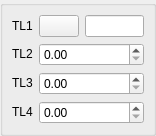
<ui version="4.0" >
 <class>DlgRef_1Sel3Spin_QTD</class>
 <widget class="QWidget" name="DlgRef_1Sel3Spin_QTD" >
  <property name="geometry" >
   <rect>
    <x>0</x>
    <y>0</y>
    <width>156</width>
    <height>120</height>
   </rect>
  </property>
  <property name="windowTitle" >
   <string/>
  </property>
  <layout class="QGridLayout" >
   <property name="margin" >
    <number>0</number>
   </property>
   <property name="spacing" >
    <number>6</number>
   </property>
   <item row="0" column="0" >
    <widget class="QGroupBox" name="GroupBox1" >
     <property name="title" >
      <string/>
     </property>
     <layout class="QGridLayout" >
      <property name="margin" >
       <number>9</number>
      </property>
      <property name="spacing" >
       <number>6</number>
      </property>
      <item row="2" column="1" colspan="2" >
       <widget class="QDoubleSpinBox" name="SpinBox_DY" />
      </item>
      <item row="3" column="1" colspan="2" >
       <widget class="QDoubleSpinBox" name="SpinBox_DZ" />
      </item>
      <item row="1" column="1" colspan="2" >
       <widget class="QDoubleSpinBox" name="SpinBox_DX" />
      </item>
      <item row="1" column="0" >
       <widget class="QLabel" name="TextLabel2" >
        <property name="sizePolicy" >
         <sizepolicy>
          <hsizetype>0</hsizetype>
          <vsizetype>0</vsizetype>
          <horstretch>0</horstretch>
          <verstretch>0</verstretch>
         </sizepolicy>
        </property>
        <property name="text" >
         <string>TL2</string>
        </property>
        <property name="wordWrap" >
         <bool>false</bool>
        </property>
       </widget>
      </item>
      <item row="3" column="0" >
       <widget class="QLabel" name="TextLabel4" >
        <property name="sizePolicy" >
         <sizepolicy>
          <hsizetype>0</hsizetype>
          <vsizetype>0</vsizetype>
          <horstretch>0</horstretch>
          <verstretch>0</verstretch>
         </sizepolicy>
        </property>
        <property name="text" >
         <string>TL4</string>
        </property>
        <property name="wordWrap" >
         <bool>false</bool>
        </property>
       </widget>
      </item>
      <item row="2" column="0" >
       <widget class="QLabel" name="TextLabel3" >
        <property name="sizePolicy" >
         <sizepolicy>
          <hsizetype>0</hsizetype>
          <vsizetype>0</vsizetype>
          <horstretch>0</horstretch>
          <verstretch>0</verstretch>
         </sizepolicy>
        </property>
        <property name="text" >
         <string>TL3</string>
        </property>
        <property name="wordWrap" >
         <bool>false</bool>
        </property>
       </widget>
      </item>
      <item row="0" column="2" >
       <widget class="QLineEdit" name="LineEdit1" />
      </item>
      <item row="0" column="0" >
       <widget class="QLabel" name="TextLabel1" >
        <property name="sizePolicy" >
         <sizepolicy>
          <hsizetype>0</hsizetype>
          <vsizetype>0</vsizetype>
          <horstretch>0</horstretch>
          <verstretch>0</verstretch>
         </sizepolicy>
        </property>
        <property name="text" >
         <string>TL1</string>
        </property>
        <property name="wordWrap" >
         <bool>false</bool>
        </property>
       </widget>
      </item>
      <item row="0" column="1" >
       <widget class="QPushButton" name="PushButton1" >
        <property name="sizePolicy" >
         <sizepolicy>
          <hsizetype>0</hsizetype>
          <vsizetype>0</vsizetype>
          <horstretch>0</horstretch>
          <verstretch>0</verstretch>
         </sizepolicy>
        </property>
        <property name="text" >
         <string/>
        </property>
       </widget>
      </item>
     </layout>
    </widget>
   </item>
  </layout>
 </widget>
 <layoutdefault spacing="6" margin="11" />
 <pixmapfunction>qPixmapFromMimeSource</pixmapfunction>
 <resources/>
 <connections/>
</ui>
